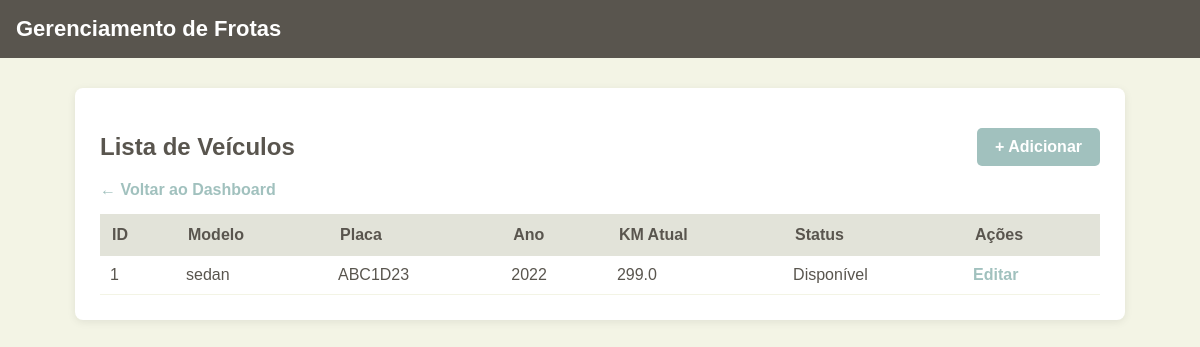
The app's page /frotas/veiculos/, older data.
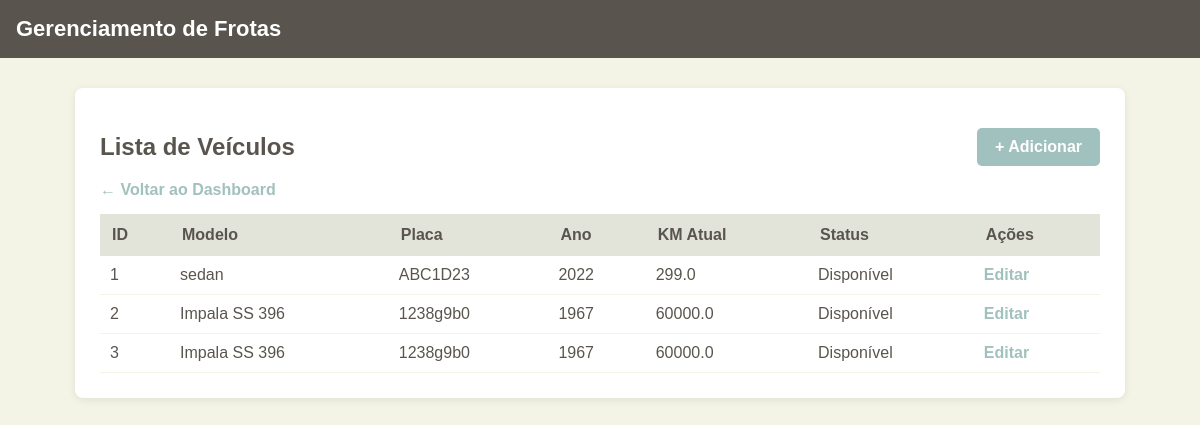
The same page, newer data.
### frotas/models.py (models this page shows, shortened)
class Veiculo(models.Model):
    modelo = models.CharField(max_length=100)
    placa = models.CharField(max_length=10)
    ano = models.IntegerField()
    km_atual = models.FloatField(default=0)
    disponivel = models.BooleanField(default=True)

### frotas/views.py (the view)
# urls.py: path('veiculos/', views.listar_veiculos, name='listar_veiculos'),
def listar_veiculos(request):
    veiculos = Veiculo.objects.all().order_by('id')
    return render(request, 'frotas/veiculos.html', {'veiculos': veiculos})

### frotas/templates/frotas/veiculos.html (shortened to what this page needs)
{% load static %}
<!DOCTYPE html>
<html lang="pt-br">
<head>
    <link rel="stylesheet" href="{% static 'css/base.css' %}">
    <link rel="stylesheet" href="{% static 'css/veiculos.css' %}">
</head>
<body>
    <header>
        <h1>Gerenciamento de Frotas</h1>
    </header>
    <div class="container">
        <div style="display: flex; justify-content: space-between; align-items: center;">
            <h2>Lista de Veículos</h2>
            <a class="btn" href="{% url 'adicionar_veiculo' %}">+ Adicionar</a>
        </div>
        <a href="{% url 'dashboard' %}">← Voltar ao Dashboard</a>
        {% if veiculos %}
            <table>
                <thead>
                    <tr>
                        <th>ID</th>
                        <th>Modelo</th>
                        <th>Placa</th>
                        <th>Ano</th>
                        <th>KM Atual</th>
                        <th>Status</th>
                        <th>Ações</th>
                    </tr>
                </thead>
                <tbody>
                    {% for v in veiculos %}
                        <tr>
                            <td>{{ v.id }}</td>
                            <td>{{ v.modelo }}</td>
                            <td>{{ v.placa }}</td>
                            <td>{{ v.ano }}</td>
                            <td>{{ v.km_atual }}</td>
                            <td>
                                {% if v.disponivel %}
                                    <span class="status-disponivel">Disponível</span>
                                {% else %}
                                    <span class="status-uso">Em uso</span>
                                {% endif %}
                            </td>
                            <td class="acao-links">
                                <a href="{% url 'alterar_veiculo' v.id %}">Editar</a>
                            </td>
                        </tr>
                    {% endfor %}
                </tbody>
            </table>
        {% else %}
            <p>Nenhum veículo cadastrado.</p>
        {% endif %}
    </div>
</body>
</html>

Row changes from the older to the newer data that the page shows:
added Veiculo: id "2", modelo "Impala SS 396", placa "1238g9b0", ano "1967", km_atual "60000.0", disponivel "Disponível"
added Veiculo: id "3", modelo "Impala SS 396", placa "1238g9b0", ano "1967", km_atual "60000.0", disponivel "Disponível"
